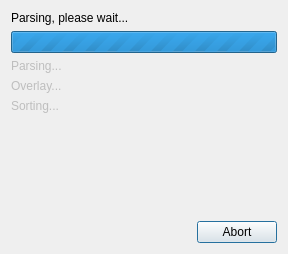
<?xml version="1.0" encoding="UTF-8"?>
<ui version="4.0">
 <class>ProcessingDialog</class>
 <widget class="QDialog" name="ProcessingDialog">
  <property name="geometry">
   <rect>
    <x>0</x>
    <y>0</y>
    <width>288</width>
    <height>254</height>
   </rect>
  </property>
  <property name="windowTitle">
   <string>Dialog</string>
  </property>
  <layout class="QVBoxLayout" name="verticalLayout">
   <item>
    <widget class="QLabel" name="labelWaiting">
     <property name="text">
      <string>Parsing, please wait...</string>
     </property>
    </widget>
   </item>
   <item>
    <widget class="QProgressBar" name="progressBar">
     <property name="maximum">
      <number>0</number>
     </property>
     <property name="value">
      <number>-1</number>
     </property>
    </widget>
   </item>
   <item>
    <widget class="QLabel" name="labelParsing">
     <property name="enabled">
      <bool>false</bool>
     </property>
     <property name="text">
      <string>Parsing...</string>
     </property>
    </widget>
   </item>
   <item>
    <widget class="QLabel" name="labelOverlay">
     <property name="enabled">
      <bool>false</bool>
     </property>
     <property name="text">
      <string>Overlay...</string>
     </property>
    </widget>
   </item>
   <item>
    <widget class="QLabel" name="labelSorting">
     <property name="enabled">
      <bool>false</bool>
     </property>
     <property name="text">
      <string>Sorting...</string>
     </property>
    </widget>
   </item>
   <item>
    <spacer name="verticalSpacer">
     <property name="orientation">
      <enum>Qt::Vertical</enum>
     </property>
     <property name="sizeHint" stdset="0">
      <size>
       <width>20</width>
       <height>40</height>
      </size>
     </property>
    </spacer>
   </item>
   <item>
    <widget class="QDialogButtonBox" name="buttonBox">
     <property name="orientation">
      <enum>Qt::Horizontal</enum>
     </property>
     <property name="standardButtons">
      <set>QDialogButtonBox::Abort</set>
     </property>
    </widget>
   </item>
  </layout>
 </widget>
 <resources/>
 <connections>
  <connection>
   <sender>buttonBox</sender>
   <signal>accepted()</signal>
   <receiver>ProcessingDialog</receiver>
   <slot>accept()</slot>
   <hints>
    <hint type="sourcelabel">
     <x>248</x>
     <y>254</y>
    </hint>
    <hint type="destinationlabel">
     <x>157</x>
     <y>274</y>
    </hint>
   </hints>
  </connection>
  <connection>
   <sender>buttonBox</sender>
   <signal>rejected()</signal>
   <receiver>ProcessingDialog</receiver>
   <slot>reject()</slot>
   <hints>
    <hint type="sourcelabel">
     <x>316</x>
     <y>260</y>
    </hint>
    <hint type="destinationlabel">
     <x>286</x>
     <y>274</y>
    </hint>
   </hints>
  </connection>
 </connections>
</ui>
